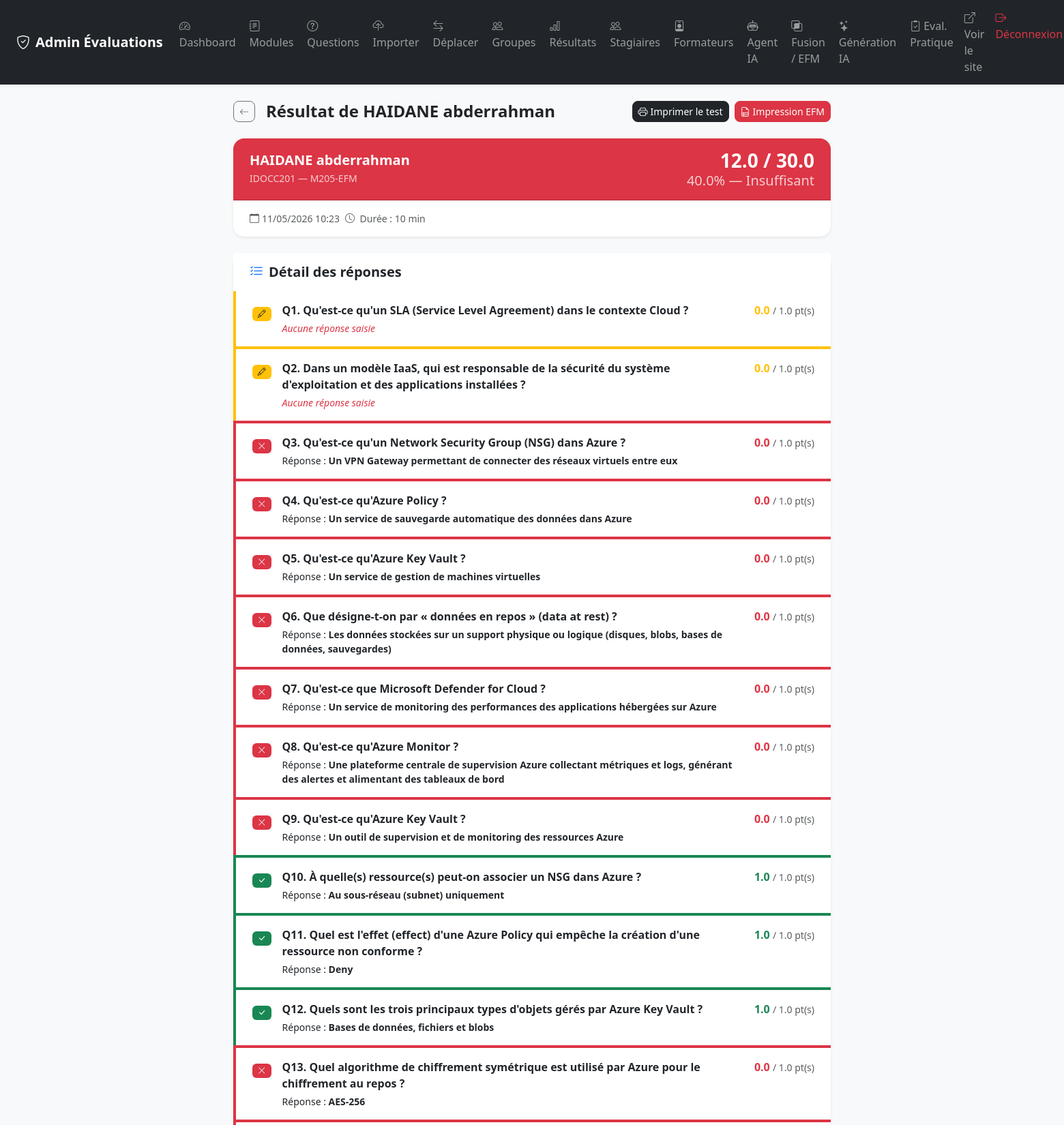
The app's page /admin/detail.php?id=207 (signed in, upper part) with its own data.
### tables this page shows
CREATE TABLE `modules` (
  `id` int NOT NULL AUTO_INCREMENT,
  `nom` varchar(150) NOT NULL,
  `description` text,
  `duree_minutes` int DEFAULT '30',
  `note_max` int DEFAULT '20' COMMENT 'Notation sur 20 ou 40',
  `actif` tinyint(1) DEFAULT '1',
  `type` varchar(10) NOT NULL DEFAULT 'qcm',
  `meta_json` text,
  `created_at` timestamp NULL DEFAULT CURRENT_TIMESTAMP,
  PRIMARY KEY (`id`)
);

CREATE TABLE `reponses_stagiaires` (
  `id` int NOT NULL AUTO_INCREMENT,
  `session_id` int NOT NULL,
  `question_id` int NOT NULL,
  `choix_id` int DEFAULT NULL,
  `reponse_texte` text,
  `is_correct` tinyint(1) DEFAULT '0',
  `points_obtenus` decimal(5,2) DEFAULT '0.00',
  `source_correction` enum('ia','manuel') DEFAULT NULL,
  `correction_ia_feedback` text,
  `correction_ia_points_suggeres` decimal(5,2) DEFAULT NULL,
  `correction_ia_niveau` tinyint DEFAULT NULL,
  `correction_ia_date` datetime DEFAULT NULL,
  PRIMARY KEY (`id`),
  KEY `session_id` (`session_id`),
  KEY `question_id` (`question_id`),
  KEY `choix_id` (`choix_id`),
  CONSTRAINT `reponses_stagiaires_ibfk_1` FOREIGN KEY (`session_id`) REFERENCES `sessions_eval` (`id`) ON DELETE CASCADE,
  CONSTRAINT `reponses_stagiaires_ibfk_2` FOREIGN KEY (`question_id`) REFERENCES `questions` (`id`) ON DELETE CASCADE,
  CONSTRAINT `reponses_stagiaires_ibfk_3` FOREIGN KEY (`choix_id`) REFERENCES `choix_reponses` (`id`) ON DELETE SET NULL
);

CREATE TABLE `questions` (
  `id` int NOT NULL AUTO_INCREMENT,
  `module_id` int NOT NULL,
  `partie_id` int NOT NULL,
  `texte` text NOT NULL,
  `type` enum('qcm','vrai_faux','texte_libre','multiple') NOT NULL DEFAULT 'qcm',
  `points` decimal(5,2) DEFAULT '1.00',
  `ordre` int DEFAULT '0',
  `image_path` varchar(255) DEFAULT NULL,
  PRIMARY KEY (`id`),
  KEY `idx_module_partie` (`module_id`,`partie_id`),
  KEY `fk_question_partie` (`partie_id`),
  CONSTRAINT `fk_question_partie` FOREIGN KEY (`partie_id`) REFERENCES `parties` (`id`) ON DELETE RESTRICT,
  CONSTRAINT `questions_ibfk_1` FOREIGN KEY (`module_id`) REFERENCES `modules` (`id`) ON DELETE CASCADE
);

CREATE TABLE `choix_reponses` (
  `id` int NOT NULL AUTO_INCREMENT,
  `question_id` int NOT NULL,
  `texte` varchar(500) NOT NULL,
  `is_correct` tinyint(1) DEFAULT '0',
  `ordre` int DEFAULT '0',
  PRIMARY KEY (`id`),
  KEY `question_id` (`question_id`),
  CONSTRAINT `choix_reponses_ibfk_1` FOREIGN KEY (`question_id`) REFERENCES `questions` (`id`) ON DELETE CASCADE
);

### includes/functions.php (called while the page is built, shortened)
<?php
function getMention(float $pourcentage): array {
    return ['label' => 'Insuffisant', 'class' => 'danger'];
}
function getSession(int $id): ?array {
    $pdo = getDB();
    $stmt = $pdo->prepare("
        SELECT s.*,
               COALESCE(st.nom,    s.nom)    AS nom,
               COALESCE(st.prenom, s.prenom) AS prenom,
               m.nom AS module_nom, m.duree_minutes,
               m.type AS module_type,
               COALESCE(g.nom, s.groupe_libre) AS groupe_nom,
               COALESCE(em.code_module,   '') AS efm_code_module,
               COALESCE(em.filiere,       '') AS efm_filiere,
               COALESCE(em.etablissement, '') AS efm_etablissement,
               COALESCE(em.annee,         '') AS efm_annee
        FROM sessions_eval s
        JOIN modules m ON m.id = s.module_id
        LEFT JOIN stagiaires st ON st.id = s.stagiaire_id
        LEFT JOIN groupes g ON g.id = s.groupe_id
        LEFT JOIN modules_efm_meta em ON em.module_id = m.id
        WHERE s.id = ?
    ");
    $stmt->execute([$id]);
    return $stmt->fetch() ?: null;
}
function getReponsesSession(int $sessionId): array {
    $pdo = getDB();
    $stmt = $pdo->prepare("
        SELECT rs.*, q.texte AS question_texte, q.type, q.points AS points_max,
               cr.texte AS choix_texte
        FROM reponses_stagiaires rs
        JOIN questions q ON q.id = rs.question_id
        LEFT JOIN choix_reponses cr ON cr.id = rs.choix_id
        WHERE rs.session_id = ?
        ORDER BY q.ordre, q.id
    ");
    $stmt->execute([$sessionId]);
    return $stmt->fetchAll();
}

### admin/detail.php (the view, shortened to what this page needs)
<?php
require_once __DIR__ . '/../includes/functions.php';
$id = (int)($_GET['id'] ?? 0);
$session  = getSession($id);
$reponses = getReponsesSession($id);
$mention  = getMention((float)$session['pourcentage']);
$groupe   = $session['groupe_nom'] ?: $session['groupe_libre'];
?>
<!DOCTYPE html>
<html lang="fr">
<head>
    <link href="https://cdn.jsdelivr.net/npm/bootstrap@5.3.2/dist/css/bootstrap.min.css" rel="stylesheet">
    <link href="https://cdn.jsdelivr.net/npm/bootstrap-icons@1.11.3/font/bootstrap-icons.min.css" rel="stylesheet">
    <link href="../assets/css/style.css" rel="stylesheet">
</head>
<body class="bg-light">
<?php include __DIR__ . '/partials/navbar.php'; ?>
<div class="container py-4" style="max-width:900px">
    <div class="d-flex align-items-center gap-3 mb-4">
        <a href="results.php" class="btn btn-sm btn-outline-secondary rounded-3">
            <i class="bi bi-arrow-left"></i>
        </a>
        <h2 class="h4 fw-bold mb-0">
            Résultat de <?= htmlspecialchars($session['prenom'] . ' ' . $session['nom']) ?>
        </h2>
        <div class="ms-auto d-flex gap-2 flex-wrap">
            <a href="print_exams.php?session_id=<?= $id ?>" target="_blank"
               class="btn btn-sm btn-dark rounded-3">
                <i class="bi bi-printer me-1"></i>Imprimer le test
            </a>
            <?php if (($session['module_type'] ?? '') === 'efm'): ?>
            <a href="print_efm_result.php?session_id=<?= $id ?>" target="_blank"
               class="btn btn-sm btn-danger rounded-3">
                <i class="bi bi-file-earmark-ruled me-1"></i>Impression EFM
            </a>
            <?php endif; ?>
        </div>
    </div>
    <div class="card border-0 shadow-sm rounded-4 mb-4 overflow-hidden">
        <div class="card-header bg-<?= $mention['class'] ?> text-white py-3 px-4">
            <div class="d-flex justify-content-between align-items-center flex-wrap gap-2">
                <div>
                    <h5 class="mb-1 fw-bold"><?= htmlspecialchars($session['prenom'] . ' ' . $session['nom']) ?></h5>
                    <div class="opacity-75 small">
                        <?= htmlspecialchars($groupe ?: '—') ?> — <?= htmlspecialchars($session['module_nom']) ?>
                    </div>
                </div>
                <div class="text-end">
                    <div class="h3 fw-bold mb-0">
                        <?= number_format($session['score'], 1) ?> / <?= number_format($session['total_points'], 1) ?>
                    </div>
                    <div class="h5 opacity-75 mb-0"><?= number_format($session['pourcentage'], 1) ?>% — <?= $mention['label'] ?></div>
                </div>
            </div>
        </div>
        <div class="card-body px-4 py-3">
            <div class="row g-2 text-muted small">
                <div class="col-auto"><i class="bi bi-calendar me-1"></i><?= date('d/m/Y H:i', strtotime($session['date_debut'])) ?></div>
                <?php if ($session['date_fin']): ?>
                <div class="col-auto"><i class="bi bi-clock me-1"></i>
                    Durée : <?= round((strtotime($session['date_fin']) - strtotime($session['date_debut'])) / 60) ?> min
                </div>
                <?php endif; ?>
            </div>
        </div>
    </div>
    <div class="card border-0 shadow-sm rounded-4">
        <div class="card-header bg-white border-0 py-3 px-4">
            <h5 class="mb-0 fw-bold"><i class="bi bi-list-check me-2 text-primary"></i>Détail des réponses</h5>
        </div>
        <div class="card-body p-0">
            <?php foreach ($reponses as $idx => $r): ?>
            <div class="px-4 py-3 <?= $idx > 0 ? 'border-top' : '' ?> d-flex align-items-start gap-3
                         <?= $r['type'] === 'texte_libre' ? 'border-start border-4 border-warning' : ($r['is_correct'] ? 'border-start border-4 border-success' : 'border-start border-4 border-danger') ?>">
                <div class="flex-shrink-0 mt-1">
                    <?php if ($r['type'] === 'texte_libre'): ?>
                        <span class="badge bg-warning text-dark"><i class="bi bi-pencil"></i></span>
                    <?php elseif ($r['is_correct']): ?>
                        <span class="badge bg-success"><i class="bi bi-check-lg"></i></span>
                    <?php else: ?>
                        <span class="badge bg-danger"><i class="bi bi-x-lg"></i></span>
                    <?php endif; ?>
                </div>
                <div class="flex-grow-1">
                    <div class="fw-semibold mb-1">Q<?= $idx + 1 ?>. <?= htmlspecialchars($r['question_texte']) ?></div>
                    <?php if ($r['type'] === 'texte_libre'): ?>
                        <div class="small text-muted">
                            <?php if ($r['reponse_texte']): ?>
                                <div class="fst-italic mb-2">"<?= htmlspecialchars($r['reponse_texte']) ?>"</div>
                                <?php
                                $niveauLabels = [0=>'Nul', 1=>'Insuffisant', 2=>'Partiel', 3=>'Correct'];
                                $niveauCls    = [0=>'dark', 1=>'danger', 2=>'warning', 3=>'success'];
                                $n     = isset($r['correction_ia_niveau']) && $r['correction_ia_niveau'] !== null
                                       ? (int)$r['correction_ia_niveau'] : -1;
                                ?>
                                <div class="p-2 rounded border border-info bg-white mb-2" id="ia-section-<?= $r['id'] ?>">
                                    <?php if ($r['correction_ia_feedback']): ?>
                                        <div class="d-flex align-items-center gap-2 mb-1">
                                            <small class="fw-semibold text-info"><i class="bi bi-robot"></i> Correction IA</small>
                                            <?php if ($n >= 0): ?>
                                            <span class="badge bg-<?= $niveauCls[$n] ?> rounded-pill">
                                                Niveau <?= $n ?> — <?= $niveauLabels[$n] ?>
                                            </span>
                                            <?php endif; ?>
                                            <small class="text-muted ms-auto"><?= date('d/m/Y H:i', strtotime($r['correction_ia_date'])) ?></small>
                                        </div>
                                        <small class="text-muted d-block mb-1"><?= htmlspecialchars($r['correction_ia_feedback']) ?></small>
                                    <?php else: ?>
                                        <small class="text-muted fst-italic">Pas encore corrigé par IA.</small>
                                    <?php endif; ?>
                                    <div class="mt-2">
                                        <button type="button" class="btn btn-sm btn-outline-info"
                                                onclick="corrigerAvecIA(<?= $r['id'] ?>, <?= $id ?>, this)">
                                            <i class="bi bi-arrow-repeat me-1"></i><?= $r['correction_ia_feedback'] ? 'Recorriger' : 'Corriger' ?> avec IA
                                        </button>
                                    </div>
                                </div>
                                <div class="d-flex align-items-center gap-2 flex-wrap" id="note-section-<?= $r['id'] ?>">
                                    <input type="number" step="0.5" min="0" max="<?= $r['points_max'] ?>"
                                           id="points-input-<?= $r['id'] ?>"
                                           class="form-control form-control-sm" style="width:80px"
                                           value="<?= number_format($r['points_obtenus'], 1) ?>">
                                    <span class="text-muted">/ <?= number_format($r['points_max'], 1) ?> pt(s)</span>
                                    <button type="button" class="btn btn-sm btn-warning"
                                            onclick="validerNoteManuelle(<?= $r['id'] ?>, <?= $id ?>, this)">
                                        <i class="bi bi-check me-1"></i>Valider note
                                    </button>
                                    <span id="note-status-<?= $r['id'] ?>" class="small"></span>
                                </div>
                            <?php else: ?>
                                <span class="text-danger fst-italic">Aucune réponse saisie</span>
                            <?php endif; ?>
                        </div>
                    <?php else: ?>
                        <div class="small">
                            Réponse : <strong><?= htmlspecialchars($r['choix_texte'] ?? 'Aucune réponse') ?></strong>
                        </div>
                    <?php endif; ?>
                </div>
                <div class="flex-shrink-0 text-end">
                    <span class="fw-bold <?= $r['is_correct'] ? 'text-success' : ($r['type'] === 'texte_libre' ? 'text-warning' : 'text-danger') ?>">
                        <?= number_format($r['points_obtenus'], 1) ?>
                    </span>
                    <span class="text-muted small"> / <?= number_format($r['points_max'], 1) ?> pt(s)</span>
                </div>
            </div>
            <?php endforeach; ?>
        </div>
    </div>
</div>
</body>
</html>

### assets/css/style.css (style rules this page uses)
:root { --primary: #4f46e5; --primary-dk: #3730a3; --success: #16a34a; --danger: #dc2626; --warning: #d97706; --radius: 12px; }
body { font-family: 'Segoe UI', system-ui, -apple-system, sans-serif; }
.card { transition: box-shadow 0.2s; }

### records on screen
reponses_stagiaires: question.texte "Qu'est-ce qu'un SLA (Service Level Agreement) dans le contexte Cloud ?", reponse_texte "Aucune réponse saisie", points_obtenus "0.0", question.points "1.0"
reponses_stagiaires: question.texte "Dans un modèle IaaS, qui est responsable de la sécurité du système d'exploitation et des applications installées ?", reponse_texte "Aucune réponse saisie", points_obtenus "0.0", question.points "1.0"
reponses_stagiaires: is_correct 0 (drawn), question.texte "Qu'est-ce qu'un Network Security Group (NSG) dans Azure ?", choix.texte "Un VPN Gateway permettant de connecter des réseaux virtuels entre eux", points_obtenus "0.0", question.points "1.0"
reponses_stagiaires: is_correct 0 (drawn), question.texte "Qu'est-ce qu'Azure Policy ?", choix.texte "Un service de sauvegarde automatique des données dans Azure", points_obtenus "0.0", question.points "1.0"
reponses_stagiaires: is_correct 0 (drawn), question.texte "Qu'est-ce qu'Azure Key Vault ?", choix.texte "Un service de gestion de machines virtuelles", points_obtenus "0.0", question.points "1.0"
reponses_stagiaires: is_correct 0 (drawn), question.texte "Que désigne-t-on par « données en repos » (data at rest) ?", choix.texte "Les données stockées sur un support physique ou logique (disques, blobs, bases de données, sauvegardes)", points_obtenus "0.0", question.points "1.0"
reponses_stagiaires: is_correct 0 (drawn), question.texte "Qu'est-ce que Microsoft Defender for Cloud ?", choix.texte "Un service de monitoring des performances des applications hébergées sur Azure", points_obtenus "0.0", question.points "1.0"
reponses_stagiaires: is_correct 0 (drawn), question.texte "Qu'est-ce qu'Azure Monitor ?", choix.texte "Une plateforme centrale de supervision Azure collectant métriques et logs, générant des alertes et alimentant des tableaux de bord", points_obtenus "0.0", question.points "1.0"
reponses_stagiaires: is_correct 0 (drawn), question.texte "Qu'est-ce qu'Azure Key Vault ?", choix.texte "Un outil de supervision et de monitoring des ressources Azure", points_obtenus "0.0", question.points "1.0"
reponses_stagiaires: is_correct 1 (drawn), question.texte "À quelle(s) ressource(s) peut-on associer un NSG dans Azure ?", choix.texte "Au sous-réseau (subnet) uniquement", points_obtenus "1.0", question.points "1.0"
reponses_stagiaires: is_correct 1 (drawn), question.texte "Quel est l'effet (effect) d'une Azure Policy qui empêche la création d'une ressource non conforme ?", choix.texte "Deny", points_obtenus "1.0", question.points "1.0"
reponses_stagiaires: is_correct 1 (drawn), question.texte "Quels sont les trois principaux types d'objets gérés par Azure Key Vault ?", choix.texte "Bases de données, fichiers et blobs", points_obtenus "1.0", question.points "1.0"
reponses_stagiaires: is_correct 0 (drawn), question.texte "Quel algorithme de chiffrement symétrique est utilisé par Azure pour le chiffrement au repos ?", choix.texte "AES-256", points_obtenus "0.0", question.points "1.0"

### other values on screen
$session['prenom'] . ' ' . $session['nom'] "HAIDANE abderrahman"
$groupe ?: '—' "IDOCC201"
$session['module_nom'] "M205-EFM"
$session['score'] "12.0"
$session['total_points'] "30.0"
$session['pourcentage'] "40.0"
$mention['label'] "Insuffisant"
date('d/m/Y H:i', strtotime($session['date_debut'])) "11/05/2026 10:23"
